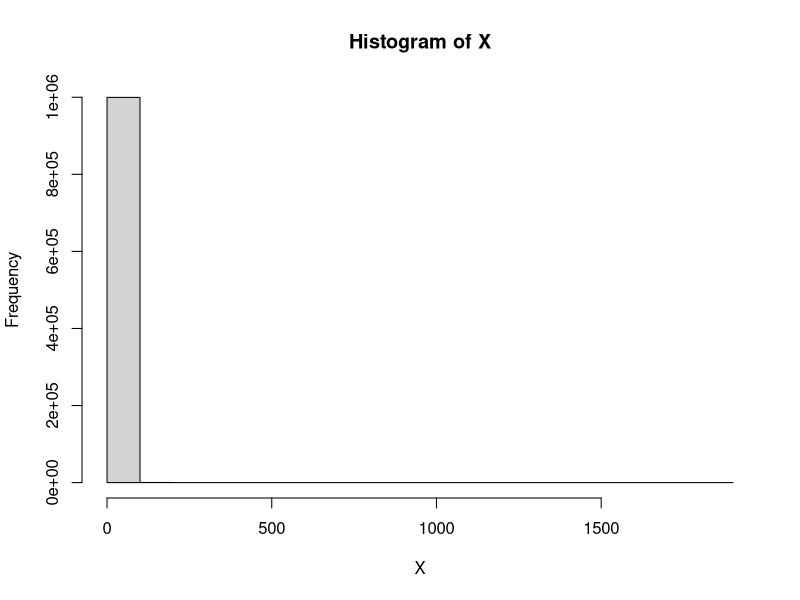
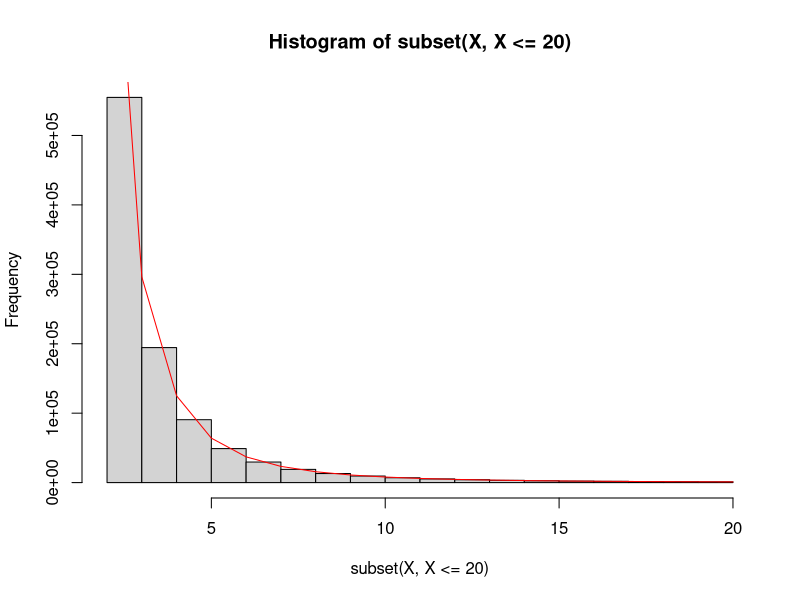

Reproduce these figures in R, in order.
## ---- chunk 1
knitr::opts_chunk$set(echo = TRUE)
## ---- chunk 2



func.inver <- function(a,b,Nsimu = 1e6){
# Difine intervalos (a,b) e gera Nsimu variáveis

  # Gerar Nsimu uniformes (a,b)
  u <-runif(Nsimu)  

  # Gerar Nsimu variáveis aleatórias pela inversão
  gx = b/((1-u)^(1/a))
  
  return(gx)
  
}

## ---- chunk 3

set.seed(42017)
X = func.inver(2,2)

## ---- chunk 4
hist(X)
## ---- chunk 5
  # Densidade da Pareto(2,2)
  dpareto=function(x, a=2, b=2) a*b^a/x^(a+1)

## ---- chunk 6
# Histograma das variáveis geradas
hist(subset(X, X <= 20)) 
# Curva da distribuição teórica da Pareto(2,2)
lines(2:20, dpareto(2:20)*1e6, col = "red")
